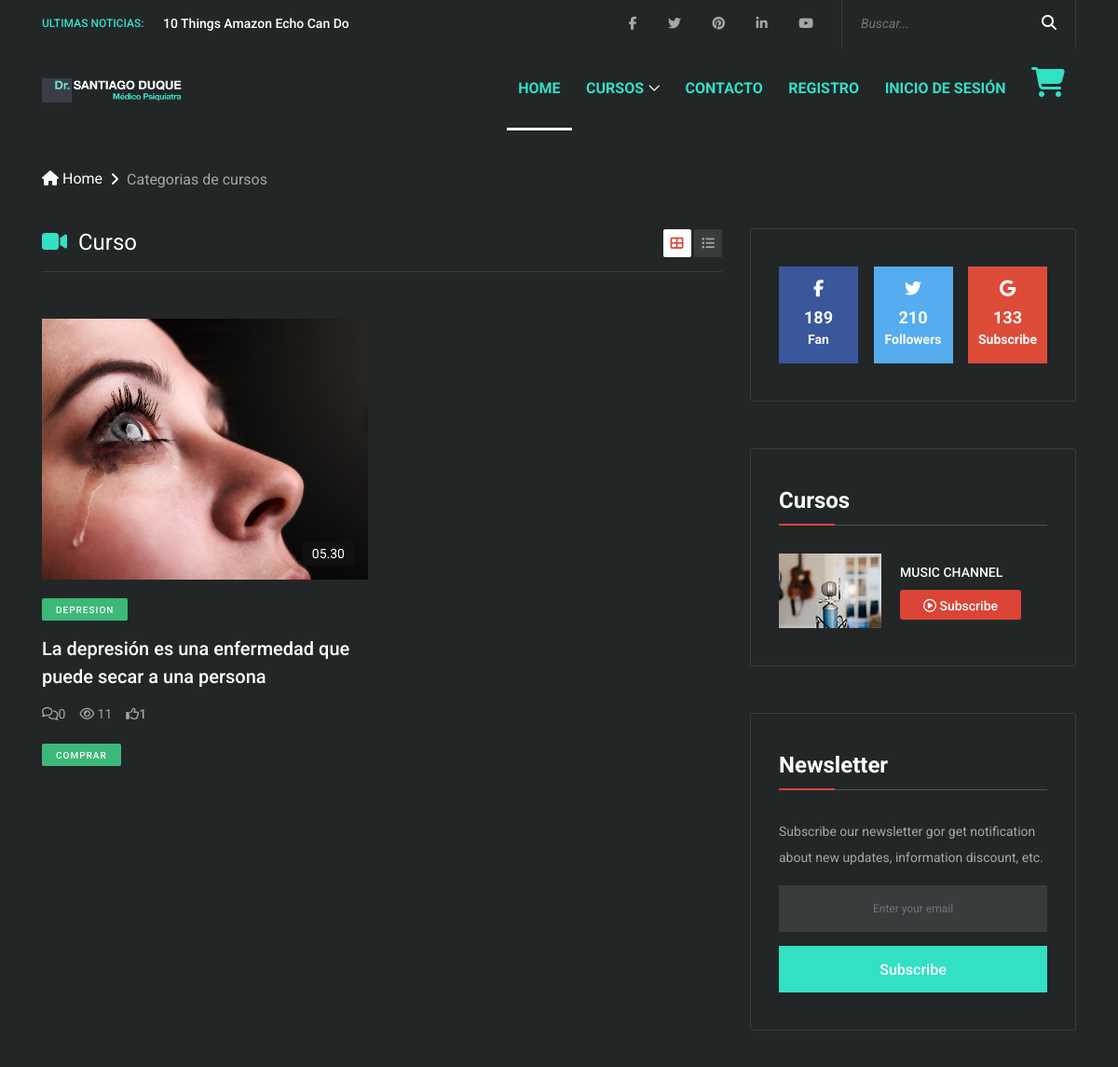
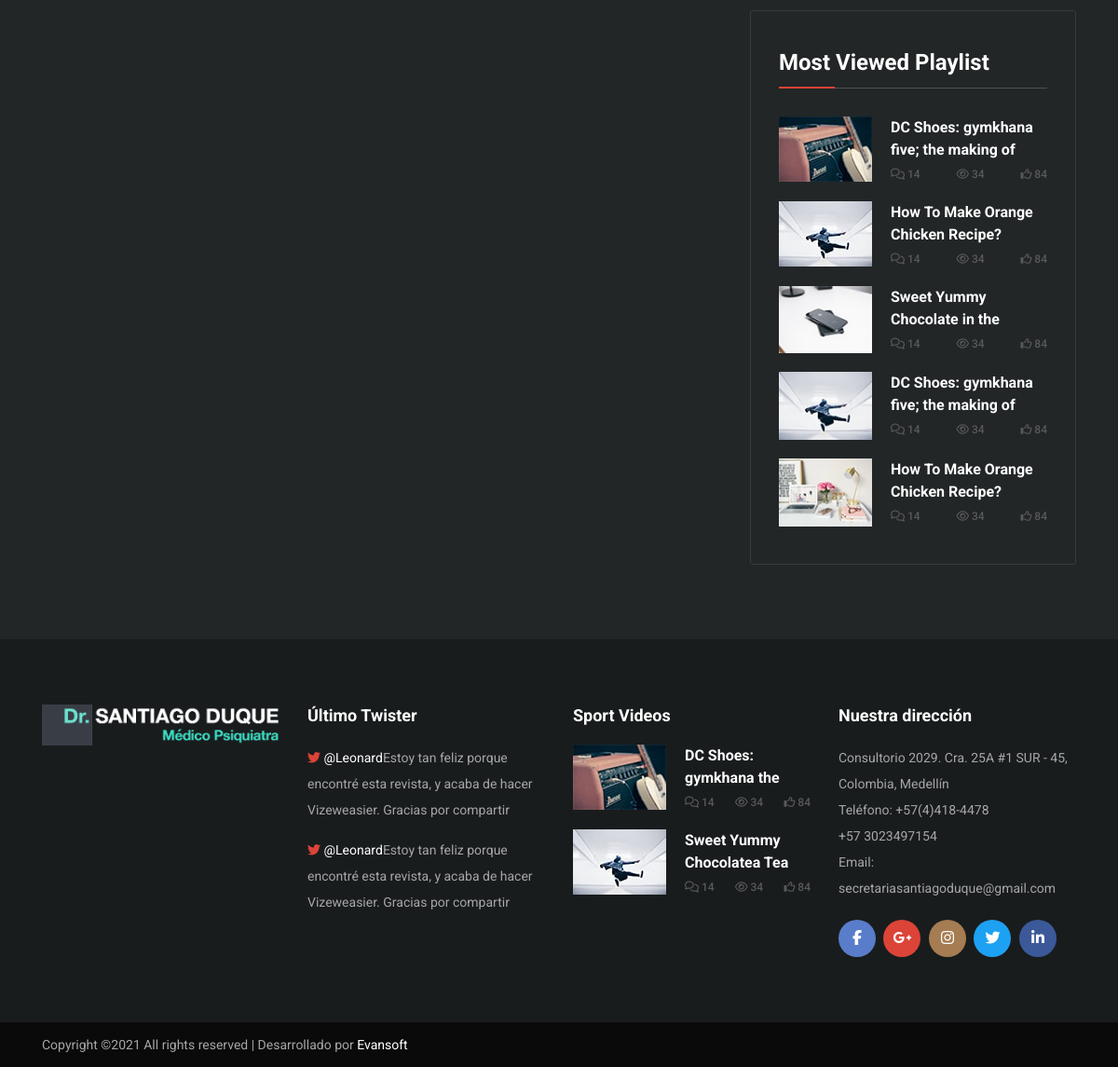
The page /cursos/0/5/ on the database its author committed (2 pictures, top to bottom).
### a/models.py (models this page shows, shortened)
class subCategorias(models.Model):
	nombre = models.CharField(max_length=50)
	titulo = models.CharField(max_length=150,default="")
	intro = models.FileField(upload_to="Intro")
	precio = models.CharField(max_length=10)
	categoria = models.ForeignKey(Categoria,on_delete=models.CASCADE)
	duracion = models.CharField(max_length=6)
	descripcion = models.TextField()
	imagen = models.ImageField(upload_to="ImagenIntro")
	videoIntro = models.CharField(max_length=1000,default="https://www.youtube.com/embed/",null=True,blank=True)
	like = models.CharField(max_length=1000,default=0)
	fecha = models.CharField(max_length=10,default=date.today())
	consejo = models.CharField(max_length=200,default="")
	autor = models.CharField(max_length=50,default="")
	visto = models.CharField(max_length=1000,default=0)
	comentarios = models.CharField(max_length=10000,default=0)
	principal = models.BooleanField(default=False)

### a/views.py (the view)
# urls.py: url(r'^cursos/(\d+)/(\d+)/$',cursos,name="cursos"),
def cursos(request,estilo,pk):
	request.session['location'] = '/cursos/'+str(estilo)+'/'+str(pk)+'/'
	request.session['curso'] = pk
	request.session['estilo'] = estilo
	categoria = Categoria.objects.get(pk=pk)
	subcategoria = subCategorias.objects.filter(categoria=categoria)
	if request.is_ajax():
		sub = subCategorias.objects.get(pk=request.GET.get('id'))
		like = int(sub.like) + 1
		sub.like = like
		sub.save()
		return HttpResponse(like)
	cat = Categoria.objects.all()
	paginator = Paginator(subcategoria,6)
	page  = request.GET.get('page')
	try:
		products = paginator.page(page)
	except PageNotAnInteger :
		products = paginator.page(1)
	except EmptyPage:
		products = paginator.page(paginator.num_pages)
	pages = []
	for i in range(paginator.num_pages):
		pages.append(int(i) + 1)
	print(pages)
	if int(estilo) == 1:
		return render(request,'curso/archive-list.html',{'subcategoria':products,'categoria':cat,'productos':products,'lista':pages})
	return render(request,'curso/archive-grid.html',{'subcategoria':products,'categoria':cat,'productos':products,'lista':pages})

### template/curso/archive-grid.html (shortened to what this page needs)
{% extends './base.html' %}
{% load static %}
{% block content %}
    <div class="vizew-breadcrumb">
        <div class="container">
            <div class="row">
                <div class="col-12">
                    <nav aria-label="breadcrumb">
                        <ol class="breadcrumb">
                            <li class="breadcrumb-item"><a href="{% url 'home' %}"><i class="fa fa-home" aria-hidden="true"></i> Home</a></li>
                            <li class="breadcrumb-item active" aria-current="page">Categorias de cursos</li>
                        </ol>
                    </nav>
                </div>
            </div>
        </div>
    </div>
    <div class="vizew-grid-posts-area mb-80">
        <div class="container">
            <div class="row justify-content-center">
                <div class="col-12 col-lg-8">
                    <div class="archive-catagory-view mb-50 d-flex align-items-center justify-content-between">
                        <div class="archive-catagory">
                            <h4><i class="fa fa-video-camera" aria-hidden="true" style="color: #32e0c4;"></i>&nbsp;&nbsp;Curso</h4>
                        </div>
                        <div class="view-options">
                            <a href="{% url 'cursos' 0 request.session.curso %}" class="active"><i class="fa fa-th-large" aria-hidden="true"></i></a>
                            <a href="{% url 'cursos' 1 request.session.curso %}" ><i class="fa fa-list-ul" aria-hidden="true"></i></a>
                        </div>
                    </div>
                    <div class="row">
                        {% for i in subcategoria %}
                            <div class="col-12 col-md-6">
                                <div class="single-post-area mb-50">
                                    <div class="post-thumbnail">
                                        <img src="{{i.imagen.url}}" alt="">
                                        <span class="video-duration">{{i.duracion}}</span>
                                    </div>
                                    <div class="post-content">
                                        <a href="#" class="post-cata cata-sm cata-success">{{i.nombre}}</a>
                                        <a href="{% url 'videoIntro' i.pk %}" class="post-title">{{i.descripcion|truncatechars:60}}</a>
                                        <div class="post-meta d-flex">
                                            <span style="margin-right: 15px;"><i class="fa fa-comments-o" aria-hidden="true"></i>{{i.comentarios}}</span>
                                            <span style="margin-right: 15px;"><i class="fa fa-eye" aria-hidden="true"></i> {{i.visto}}</span>
                                            <a href="" type="button" id="{{i.pk}}"><i class="fa fa-thumbs-o-up" aria-hidden="true"></i><span id="like{{i.pk}}">{{i.like}}</span></a>
                                        </div>
                                    </div><br>
                                    <a href="#" class="post-cata cata-sm cata-success">COMPRAR</a>
                                </div>
                            </div>
                        {% endfor %}
                    </div>
                </div>
                <div class="col-12 col-md-6 col-lg-4">
                    <div class="sidebar-area">
                        <div class="single-widget followers-widget mb-50">
                            <a href="#" class="facebook"><i class="fa fa-facebook" aria-hidden="true"></i><span class="counter">198</span><span>Fan</span></a>
                            <a href="#" class="twitter"><i class="fa fa-twitter" aria-hidden="true"></i><span class="counter">220</span><span>Followers</span></a>
                            <a href="#" class="google"><i class="fa fa-google" aria-hidden="true"></i><span class="counter">140</span><span>Subscribe</span></a>
                        </div>
                        <div class="single-widget youtube-channel-widget mb-50">
                            <div class="section-heading style-2 mb-30">
                                <h4>Cursos</h4>
                                <div class="line"></div>
                            </div>
                            <div class="single-youtube-channel d-flex align-items-center">
                                <div class="youtube-channel-thumbnail">
                                    <img src="{% static 'curso/img/bg-img/25.jpg' %}" alt="">
                                </div>
                                <div class="youtube-channel-content">
                                    <a href="single-post.html" class="channel-title">Music Channel</a>
                                    <a href="#" class="btn subscribe-btn"><i class="fa fa-play-circle-o" aria-hidden="true"></i> Subscribe</a>
                                </div>
                            </div>
                        </div>
                        <div class="single-widget newsletter-widget mb-50">
                            <div class="section-heading style-2 mb-30">
                                <h4>Newsletter</h4>
                                <div class="line"></div>
                            </div>
                            <p>Subscribe our newsletter gor get notification about new updates, information discount, etc.</p>
                            <div class="newsletter-form">
                                <form action="#" method="post">
                                    <input type="email" name="nl-email" class="form-control mb-15" id="emailnl" placeholder="Enter your email">
                                    <button type="submit" class="btn vizew-btn w-100" style="background: #32e0c4;">Subscribe</button>
                                </form>
                            </div>
                        </div>
                        <div class="single-widget">
                            <div class="section-heading style-2 mb-30">
                                <h4>Most Viewed Playlist</h4>
                                <div class="line"></div>
                            </div>
                            <div class="single-blog-post d-flex">
                                <div class="post-thumbnail">
                                    <img src="{% static 'img/bg-img/1.jpg' %}" alt="">
                                </div>
                                <div class="post-content">
                                    <a href="single-post.html" class="post-title">DC Shoes: gymkhana five; the making of</a>
                                    <div class="post-meta d-flex justify-content-between">
                                        <a href="#"><i class="fa fa-comments-o" aria-hidden="true"></i> 14</a>
                                        <a href="#"><i class="fa fa-eye" aria-hidden="true"></i> 34</a>
                                        <a href="#"><i class="fa fa-thumbs-o-up" aria-hidden="true"></i> 84</a>
                                    </div>
                                </div>
                            </div>
                            <div class="single-blog-post d-flex">
                                <div class="post-thumbnail">
                                    <img src="{% static 'img/bg-img/2.jpg' %}" alt="">
                                </div>
                                <div class="post-content">
                                    <a href="single-post.html" class="post-title">How To Make Orange Chicken Recipe?</a>
                                    <div class="post-meta d-flex justify-content-between">
                                        <a href="#"><i class="fa fa-comments-o" aria-hidden="true"></i> 14</a>
                                        <a href="#"><i class="fa fa-eye" aria-hidden="true"></i> 34</a>
                                        <a href="#"><i class="fa fa-thumbs-o-up" aria-hidden="true"></i> 84</a>
                                    </div>
                                </div>
                            </div>
                            <div class="single-blog-post d-flex">
                                <div class="post-thumbnail">
                                    <img src="{% static 'img/bg-img/36.jpg' %}" alt="">
                                </div>
                                <div class="post-content">
                                    <a href="single-post.html" class="post-title">Sweet Yummy Chocolate in the</a>
                                    <div class="post-meta d-flex justify-content-between">
                                        <a href="#"><i class="fa fa-comments-o" aria-hidden="true"></i> 14</a>
                                        <a href="#"><i class="fa fa-eye" aria-hidden="true"></i> 34</a>
                                        <a href="#"><i class="fa fa-thumbs-o-up" aria-hidden="true"></i> 84</a>
                                    </div>
                                </div>
                            </div>
                            <div class="single-blog-post d-flex">
                                <div class="post-thumbnail">
                                    <img src="{% static 'img/bg-img/37.jpg' %}" alt="">
                                </div>
                                <div class="post-content">
                                    <a href="single-post.html" class="post-title">DC Shoes: gymkhana five; the making of</a>
                                    <div class="post-meta d-flex justify-content-between">
                                        <a href="#"><i class="fa fa-comments-o" aria-hidden="true"></i> 14</a>
                                        <a href="#"><i class="fa fa-eye" aria-hidden="true"></i> 34</a>
                                        <a href="#"><i class="fa fa-thumbs-o-up" aria-hidden="true"></i> 84</a>
                                    </div>
                                </div>
                            </div>
                            <div class="single-blog-post d-flex">
                                <div class="post-thumbnail">
                                    <img src="{% static 'img/bg-img/38.jpg' %}" alt="">
                                </div>
                                <div class="post-content">
                                    <a href="single-post.html" class="post-title">How To Make Orange Chicken Recipe?</a>
                                    <div class="post-meta d-flex justify-content-between">
                                        <a href="#"><i class="fa fa-comments-o" aria-hidden="true"></i> 14</a>
                                        <a href="#"><i class="fa fa-eye" aria-hidden="true"></i> 34</a>
                                        <a href="#"><i class="fa fa-thumbs-o-up" aria-hidden="true"></i> 84</a>
                                    </div>
                                </div>
                            </div>
                        </div>
                    </div>
                </div>
            </div>
        </div>
    </div>
{% endblock %}

### rows shown on the page
subCategorias: imagen (picture), duracion "05.30", nombre "DEPRESION", descripcion "La depresión es una enfermedad que puede secar a una persona", comentarios "0", visto "11", like "1"
